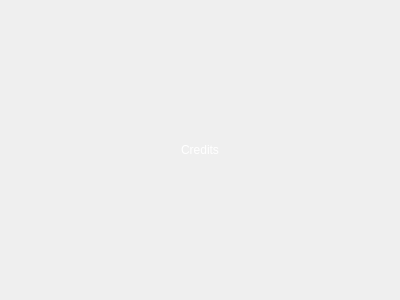
<?xml version="1.0" encoding="UTF-8"?>
<ui version="4.0">
 <class>Credits</class>
 <widget class="QDialog" name="Credits">
  <property name="geometry">
   <rect>
    <x>0</x>
    <y>0</y>
    <width>400</width>
    <height>300</height>
   </rect>
  </property>
  <property name="windowTitle">
   <string>Dialog</string>
  </property>
  <layout class="QVBoxLayout" name="verticalLayout">
   <item>
    <widget class="QLabel" name="label">
     <property name="styleSheet">
      <string notr="true">font: 9pt &quot;Papyrus&quot;;
color: rgb(255, 255, 255);
background:transparent;
</string>
     </property>
     <property name="text">
      <string>Credits</string>
     </property>
     <property name="alignment">
      <set>Qt::AlignCenter</set>
     </property>
     <property name="wordWrap">
      <bool>false</bool>
     </property>
    </widget>
   </item>
  </layout>
 </widget>
 <resources/>
 <connections/>
</ui>
